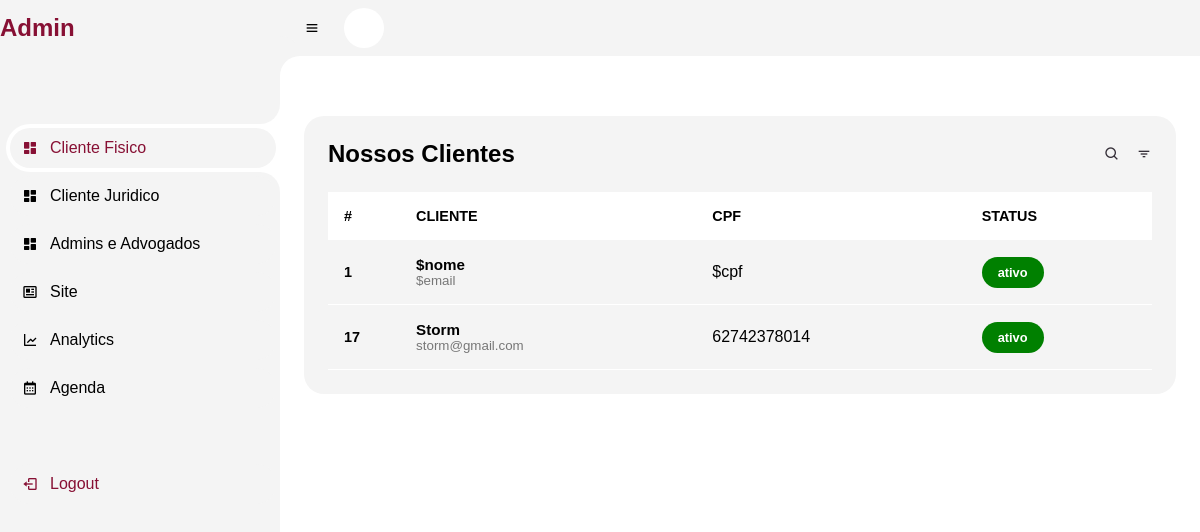
Page /admin-dash.php on the earlier database version.
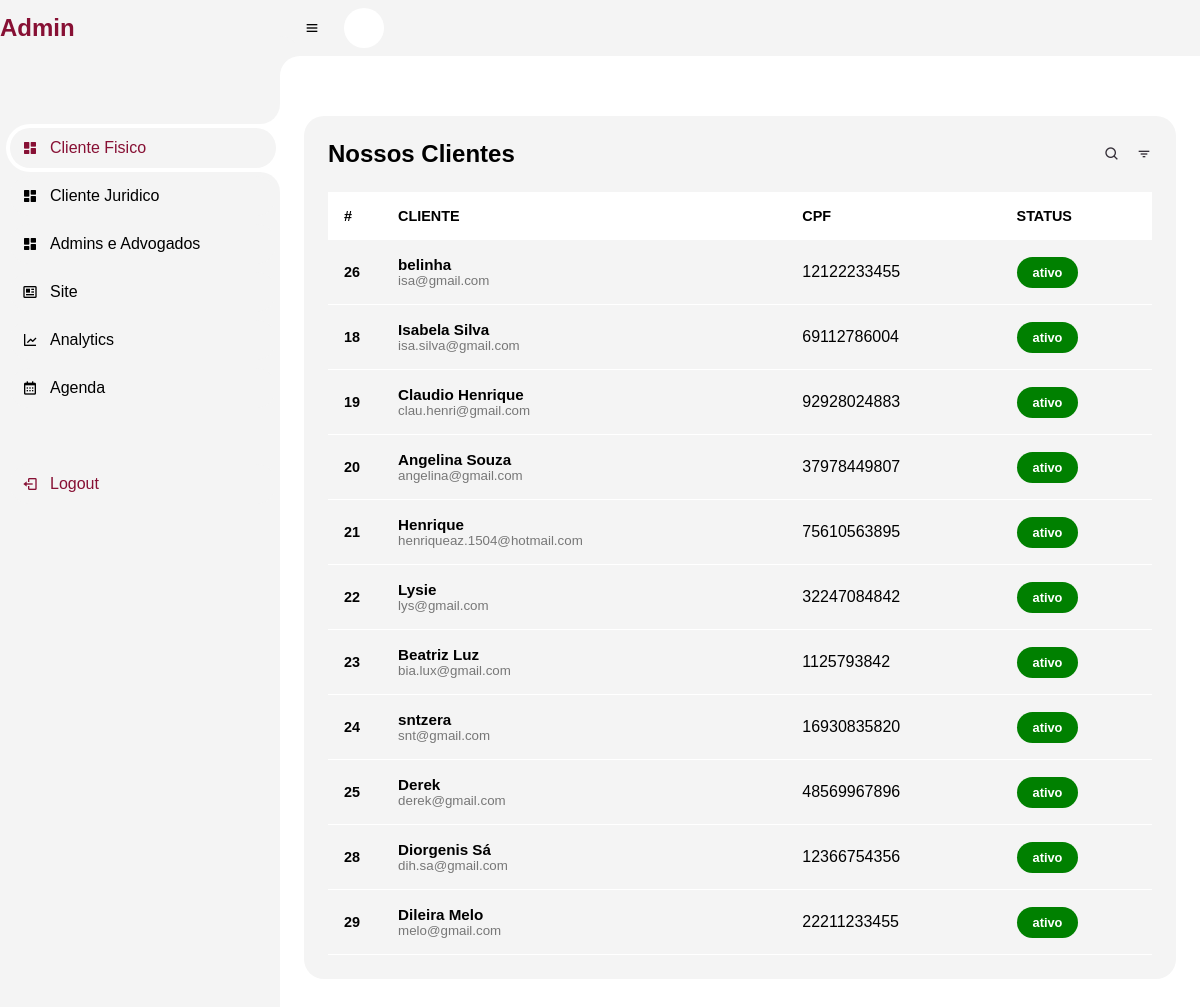
Same page on the later database version.
### tables this page shows
CREATE TABLE IF NOT EXISTS `cadastro_login_cliente` (
  `cod` int(11) NOT NULL AUTO_INCREMENT,
  `nome` varchar(100) NOT NULL,
  `email` varchar(100) NOT NULL,
  `celular` varchar(15) NOT NULL,
  `endereco` varchar(100) NOT NULL,
  `cidade` varchar(50) NOT NULL,
  `senha` varchar(32) NOT NULL,
  `cpf` varchar(11) NOT NULL,
  `foto` varchar(100) NOT NULL,
  `status` varchar(10) NOT NULL,
  PRIMARY KEY (`cod`)
);

### admin-dash.php (the view, shortened to what this page needs)
<?php
include('menu-admin.php');
?>
<html lang="en">
<head>
    <link rel="stylesheet" href="css/admin.css">
    <link rel="stylesheet" href="https://maxst.icons8.com/vue-static/landings/line-awesome/line-awesome/1.3.0/css/line-awesome.min.css">
</head>
<body class="dark">
    <section id=content>
        <main>
            <?php
            require('connect.php');
            $perfis = mysqli_query($con, "SELECT * FROM `cadastro_login_cliente`");
            echo   "<div class=table-data>";
            echo    "<div class=order>";
            echo      "<div class=head>";
            echo          " <h3>Nossos Clientes</h3>";
            echo            "<i class='bx bx-search'></i>";
            echo            "<i class='bx bx-filter'></i>";
            echo       "</div>";
            echo       "<table width=100%>";
            echo              "<thead>";
            echo                "<tr>";
            echo                     "<th>#</th>";
            echo                    "<th></span>CLIENTE</th>";
            echo                    "<th></span>CPF</th>";
            echo                  "<th></span>STATUS</th>";
            while($perfil = mysqli_fetch_array($perfis)){
            echo             "</tr>";
            echo        "</thead>";
            echo        "<tbody>";
            echo          "<tr>";
            echo              "<td class=cod>$perfil[cod]</td>";
            echo             "<td>";
            echo   "<div class=client>";
            echo   "<div class=client-info>";
            echo  "<h4>$perfil[nome]</h4>";
            echo  "<small>$perfil[email]</small>";
            echo   "</div>";
            echo  "</div>";
            echo  "</td>";
            echo  "<td>$perfil[cpf]</td>";
            echo  "<td>";
            echo  "<span class=status>ativo</span>";
            echo "</td>";
        }
            echo  "</tr>";
            echo        "</tbody>";
            echo   "</table>";
            echo   "</div>";
            ?>
        </main>
    </section>
</body>
</html>

### menu-admin.php (shortened to what this page needs)
<html lang="en">
<head>
	<link rel="stylesheet" href="css/menu-admin.css">
	<link href='https://unpkg.com/boxicons@2.0.9/css/boxicons.min.css' rel='stylesheet'>
	<link rel="stylesheet" href="https://unicons.iconscout.com/release/v4.0.0/css/line.css">
</head>
<body class="dark">
	<section id="sidebar">
		<a href="#" class="brand">
			<span class="text">Admin</span>
		</a>
		<ul class="side-menu top">
			<li class="active">
				<a href="admin-dash.php">
					<i class='bx bxs-dashboard'></i>
					<span class="text">Cliente Fisico</span>
				</a>
			</li>
			<li>
				<a href="clienteJ.php">
					<i class='bx bxs-dashboard'></i>
					<span class="text">Cliente Juridico</span>
				</a>
			</li>
			<li>
				<a href="adv-admin.php">
					<i class='bx bxs-dashboard'></i>
					<span class="text">Admins e Advogados</span>
				</a>
			</li>
			<li>
				<a href="index.php">
					<i class='bx bx-news'></i>
					<span class="text">Site</span>
				</a>
			</li>
			<li>
				<a href="#">
					<i class='bx bx-line-chart'></i>
					<span class="text">Analytics</span>
				</a>
			</li>
			<li>
				<a href="https://calendly.com/event_types/user/me" target="_blank">
					<i class='bx bx-calendar'></i>
					<span class="text">Agenda</span>
				</a>
			</li>
		</ul>
		<ul class="side-menu">
			<li>
				<?php
				echo	'<a href=logoff.php class=logout>';
				echo	"<i class='bx bx-log-out'></i>";
				echo "<span class=text>Logout</span>";
				echo "</a>";
				?>
			</li>
		</ul>
	</section>
	<section id="content">
		<nav>
			<i class='bx bx-menu'></i>
			<i class="uil uil-moon toggle-btn"></i>
		</nav>
	</section>
</body>
</html>

### css/menu-admin.css (style rules this page uses)
#sidebar { position: fixed; top: 0; left: 0; width: 280px; height: 100%; background: var(--color-light); z-index: 2000; transition: .3s ease; overflow-x: hidden; scrollbar-width: none; }
#sidebar .brand { font-size: 24px; font-weight: 700; height: 56px; display: flex; align-items: center; color: var(--details); position: sticky; top: 0; left: 0; background:var(--color-light); z-index: 500; padding-bottom: 20px; box-sizing: content-box; }
#sidebar .side-menu { width: 100%; margin-top: 48px; }
#sidebar .side-menu li { height: 48px; background: transparent; margin-left: 6px; border-radius: 48px 0 0 48px; padding: 4px; }
#sidebar .side-menu li.active { background: var(--back-fundo); position: relative; }
#sidebar .side-menu li.active::before { content: ''; position: absolute; width: 40px; height: 40px; border-radius: 50%; top: -40px; right: 0; box-shadow: 20px 20px 0 var(--back-fundo); z-index: -1; }
#sidebar .side-menu li.active::after { content: ''; position: absolute; width: 40px; height: 40px; border-radius: 50%; bottom: -40px; right: 0; box-shadow: 20px -20px 0 var(--back-fundo); z-index: -1; }
#sidebar .side-menu li a { width: 100%; height: 100%; background: var(--color-light); display: flex; align-items: center; border-radius: 48px; font-size: 16px; color: var(--color-black); white-space: nowrap; overflow-x: hidden; }
#sidebar .side-menu.top li.active a { color: var(--details); }
#sidebar .side-menu li a.logout { color: var(--details); }
#sidebar .side-menu li a .bx { min-width: calc(60px - ((4px + 6px) * 2)); display: flex; justify-content: center; }
#content { position: relative; width: calc(100% - 280px); left: 280px; transition: .3s ease; }
#content nav { height: 56px; background: var(--color-light); padding: 0 24px; display: flex; align-items: center; grid-gap: 24px; position: sticky; top: 0; left: 0; z-index: 1000; }
#content nav::before { content: ''; position: absolute; width: 40px; height: 40px; bottom: -40px; left: 0; border-radius: 50%; box-shadow: -20px -20px 0 var(--color-light); }
.toggle-btn { color: var(--details); min-width: 40px; height: 40px; background-color: var(--color-white); border-radius: 50%; display: flex; align-items: center; justify-content: center; font-size: 20px; cursor: pointer; transition: 0.3s; }

### css/admin.css (style rules this page uses)
body { background-color: var(--back-fundo); overflow-x: hidden; }
#content main { width: 100%; padding: 36px 24px; max-height: calc(100vh - 56px); overflow-y: auto; }
#content main .table-data { display: flex; flex-wrap: wrap; grid-gap: 24px; margin-top: 24px; width: 100%; color: #342E37; }
#content main .table-data>div { border-radius: 20px; background: var(--color-light); padding: 24px; overflow-x: auto; }
#content main .table-data .head { display: flex; align-items: center; grid-gap: 16px; margin-bottom: 24px; }
#content main .table-data .head h3 { margin-right: auto; font-size: 24px; font-weight: 600; color: var(--color-black); }
#content main .table-data .head .bx { cursor: pointer; }
#content main .table-data .order { flex-grow: 1; flex-basis: 500px; }
table { border-collapse: collapse; }
table thead tr { background: var(--color-white); }
table thead th { padding: 1rem 0rem; text-align: left; color: var(--color-black); font-size: .9rem; }
table thead th:first-child { padding-left: 1rem; }
table tbody td { padding: 1rem 0rem; color: var(--color-black); }
table tbody td:first-child { padding-left: 1rem; color: var(--main-color); font-weight: 600; font-size: .9rem; }
table tbody tr { border-bottom: 1px solid var(--color-white); }
table tbody tr .cod { color: var(--color-black); }
.client { display: flex; align-items: center; }
.client-info h4 { color: var(--color-black); font-size: .95rem; }
.client-info small { color: var(--color-black-light); }
.status { display: inline-block; text-align: center; font-weight: 600; color: var(--color-white); background: green; padding: .5rem 1rem; border-radius: 20px; font-size: .8rem; }

### css/var.css (style rules this page uses)
body { --color-black: #000; --color-black-light: #777777; --color-white: #fff; --color-light: #f4f4f4; --details: #871034; --back-primary: #19191f; --back-fundo: #fff; --back-glass: linear-gradient(to right bottom, rgba(255, 255, 255, 0.5), rgba(255, 255, 255, 0.3)); }
* { margin: 0; padding: 0; box-sizing: border-box; text-decoration: none; font-family: 'Montserrat', sans-serif; }

Differences in the rows shown:
removed cadastro_login_cliente: cod "1", nome "$nome", email "$email", cpf "$cpf"
removed cadastro_login_cliente: cod "17", nome "Storm", email "storm@gmail.com", cpf "62742378014"
added cadastro_login_cliente: cod "26", nome "belinha", email "isa@gmail.com", cpf "12122233455"
added cadastro_login_cliente: cod "18", nome "Isabela Silva", email "isa.silva@gmail.com", cpf "69112786004"
added cadastro_login_cliente: cod "19", nome "Claudio Henrique", email "clau.henri@gmail.com", cpf "92928024883"
added cadastro_login_cliente: cod "20", nome "Angelina Souza", email "angelina@gmail.com", cpf "37978449807"
added cadastro_login_cliente: cod "21", nome "Henrique", email "henriqueaz.1504@hotmail.com", cpf "75610563895"
added cadastro_login_cliente: cod "22", nome "Lysie", email "lys@gmail.com", cpf "32247084842"
added cadastro_login_cliente: cod "23", nome "Beatriz Luz", email "bia.lux@gmail.com", cpf "1125793842"
added cadastro_login_cliente: cod "24", nome "sntzera", email "snt@gmail.com", cpf "16930835820"
added cadastro_login_cliente: cod "25", nome "Derek", email "derek@gmail.com", cpf "48569967896"
added cadastro_login_cliente: cod "28", nome "Diorgenis Sá", email "dih.sa@gmail.com", cpf "12366754356"
added cadastro_login_cliente: cod "29", nome "Dileira Melo", email "melo@gmail.com", cpf "22211233455"
